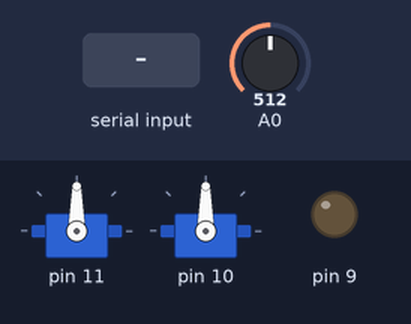
The program below on a simulated Arduino Uno, built with avr-gcc and run on an emulated ATmega328P. On the bench: 2 × servo, output pins drawn as LEDs (lit = HIGH). The inputs (shaded band) are chosen by the test bench; at power-on: A0 = 512. What the program prints to the serial monitor is not drawn.

Above: at 1.2 s.
1.3 s: "m90\n" received over Serial
At 1.8 s:
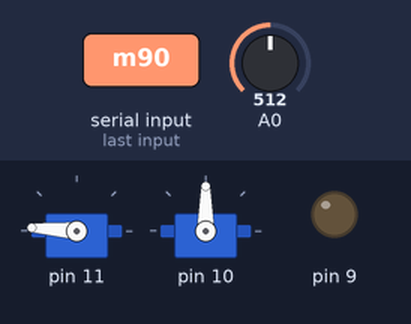
4.3 s: A0 set to 590
At 4.47 s:
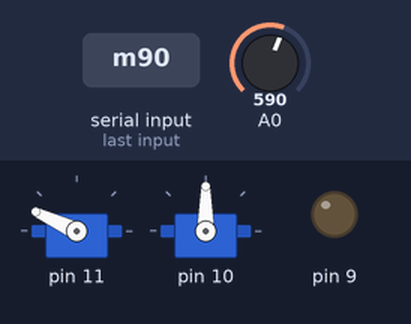
7.3 s: A0 set to 610
At 7.3 s:
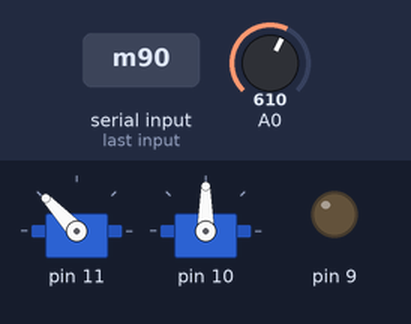
Timing chart, 0 to 10.3 s (numbered marks = the images above; inputs shaded):
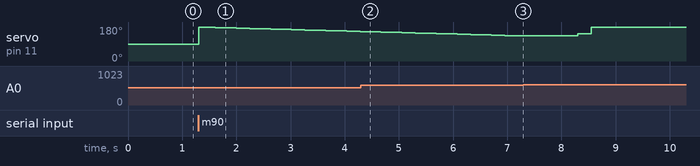

The program:

main.cpp
```cpp
#include <Arduino.h>
#include "tasks/measure.h"
#include "tasks/feed.h"
#include "tasks/light.h"

Measure measure;
Feed feed;
Light light;
void setup()
{
	Serial.begin(9600);
	measure.init(0, 11);
	feed.init(10);
	light.init(9);
}
float r = 0;
void loop()
{
	char c = Serial.read();
	if(c != -1){
		//水位測定
		if(c == 'm'){
			measure.task();
			return;
		}
		//餌やり
		if(c == 'f'){
			String val = Serial.readStringUntil('\n');
			feed.task(val.toInt());
			return;
		}
		//照明
		if(c == 'l'){
			bool val = Serial.readStringUntil('\n') == "true"?true:false;
			light.task(val);
		}
	}
}
```

feed.cpp
```cpp
#include "feed.h"

Feed::Feed()
{

}
void Feed::init(int servoPIN)
{
	servo.attach(servoPIN, 681, 2685, 180);
	servo.power(false);
}

void Feed::config()
{

}
void Feed::task(int loop)
{
	if(loop <= 0 || loop > 20) {
		Serial.print("{\"type\":\"feed\"");
		Serial.print(", \"result\":");
		Serial.print(1);
		Serial.print("}\n");
		return;
	}
	servo.power(true);
	for(int i = 0; i < loop; i ++){
		servo.write(180);
		delay(1500);
		servo.write(0);
		delay(1500);
	}
	servo.power(false);
	Serial.print("{\"type\":\"feed\"");
	Serial.print(", \"result\":");
	Serial.print(0);
	Serial.print("}\n");
	return;
}
```

feed.h
```cpp
#ifndef FEED_H
#define FEED_H
#include <Arduino.h>
#include <Servo.h>
#include <Servo2.h>

class Feed
{
	public:
		Feed();
		void init(int servoPIN);
		void task(int loop);
		void config();
	private:
		Servo2 servo;
};

#endif
```

light.cpp
```cpp
#include "light.h"

Light::Light()
{

}
void Light::init(int lightPIN)
{
	pin = lightPIN;
	pinMode(lightPIN, OUTPUT);
}

void Light::config()
{

}
void Light::task(bool power)
{
	digitalWrite(pin, power?HIGH:LOW);

	Serial.print("{\"type\":\"light\"");
	Serial.print(", \"result\":");
	Serial.print(0);
	Serial.print("}\n");
	return;
}
```

light.h
```cpp
#ifndef LIGHT_H
#define LIGHT_H
#include <Arduino.h>

class Light
{
	public:
		Light();
		void init(int lightPIN);
		void task(bool power);
		void config();
	private:
		int pin;
};

#endif
```

measure.cpp
```cpp
#include "measure.h"

Measure::Measure()
{

}
void Measure::init(int readPIN, int servoPIN)
{
	_readPIN = readPIN;
	servo.attach(servoPIN, 731, 2575, 180);
	servo.power(false);
	rotate(DEFAULT_ROTATION);
}

void Measure::config()
{

}
void Measure::task()
{
	int loop = 0;
	int result = 0;
	float rota = 0;
	float rotas[LOOP];
	float value = -1;
	float diff = 0;
	Status status = WASH;
	servo.power(true);
	while(true){
		//Serial.print("status:");
		//Serial.println(status);
		if(status == WASH){
			rota = DEFAULT_ROTATION;
			while(true){
				if(touching()) {
					delay(WASH_TIME);
					status = BACK;
					break;
				}
				//水面が無い
				if(rota > MAX_ROTATION){
					result = 1;
					status = COMPLETE;
					break;
				}
				rotate(rota);
				rota += WASH_SEARCH_ROTATION_SPEED;
			}
			continue;
		}
		if(status == BEGIN){
			//一番上に持ってきたのに
			//タッチ判定だったら
			if(touching()){
				result = 2;
				status = COMPLETE;
				continue;
			}
			status = SEARCH;
			continue;
		}
		if(status == SEARCH){
			while(true){
				if(touching()) {
					status = TOUCH;
					break;
				}
				//水面が無い
				if(rota > MAX_ROTATION){
					result = 1;
					status = COMPLETE;
					break;
				}
				rotate(rota);
				rota += SEARCH_ROTATION_SPEED;
			}
			continue;
		}
		if(status == TOUCH){
			rotas[loop] = rota;
			status = BACK;
			loop ++;
			if(loop >= LOOP){
				status = CALC;
			}
			continue;
		}
		if(status == BACK){
			rota -= SEARCH_BACK_ROTATION;
			rotate(rota);
			delay(BACK_TIME);
			status = BEGIN;
			/*
			while(true){
				if(backRota > rota){
					status = BEGIN;
					break;
				}
				rotate(rota);
				rota -= SEARCH_ROTATION_SPEED;
			}
			*/
			continue;
		}
		if(status == CALC){
			rotate(DEFAULT_ROTATION);
			///*
			//ソート
			for(int i = 0; i < LOOP; i ++){
				int minid = i;
				for(int ii = i + 1; ii < LOOP; ii ++){
					if(rotas[minid] > rotas[ii]){
						minid = ii;
					}
				}
				float t = rotas[i];
				rotas[i] = rotas[minid];
				rotas[minid] = t;
			}
			diff = rotas[LOOP-1] - rotas[0];
			//value = rotas[LOOP/2];
			//*/
			float sum = 0;
			for(int i = 0; i < LOOP; i ++){
				sum += rotas[i];
			}
			value = sum / LOOP;
			status = COMPLETE;
			result = 0;
			continue;
		}

		if(status == COMPLETE){
			rotate(DEFAULT_ROTATION);
			Serial.print("{\"type\":\"measure\"");
			Serial.print(", \"result\":");
			Serial.print(result);
			Serial.print(", \"value\":");
			Serial.print(value, 3);
			Serial.print(", \"diff\":");
			Serial.print(diff);
			Serial.print("}\n");
			break;
		}
	}
	delay(TO_HOME_TIME);
	servo.power(false);
}

bool Measure::touching()
{
	int r = analogRead(_readPIN);
	return r > 600;
}

void Measure::rotate(float value)
{
	servo.write(180-value);
}
```

measure.h
```cpp
#ifndef MEASURE_H
#define MEASURE_H
#include <Arduino.h>
#include <Servo.h>
#include <Servo2.h>

class Measure
{
	public:
		Measure();
		void init(int readPIN, int servoPIN);
		void task();
		void config();
		void rotate(float value);
	private:
		enum Status {WASH, BEGIN, SEARCH, TOUCH, BACK, CALC, COMPLETE};
		const int LOOP = 5;
		const float DEFAULT_ROTATION = 0;
		const float MAX_ROTATION = 90;
		//wash
		const float WASH_SEARCH_ROTATION_SPEED = 0.002;
		const int WASH_TIME = 1000;
		const int WASH_END_TIME = 500;
		//search
		const float SEARCH_BACK_ROTATION = 10;
		const float SEARCH_ROTATION_SPEED = 0.001;
		//back
		const int BACK_TIME = 250;
		//to home time
		const int TO_HOME_TIME = 1000;
		Servo2 servo;
		int _readPIN;

		bool touching();
};

#endif
```

Measured:
- the behaviour switches between 600 and 601 on A0 (found by bisection; images 2 and 3)
